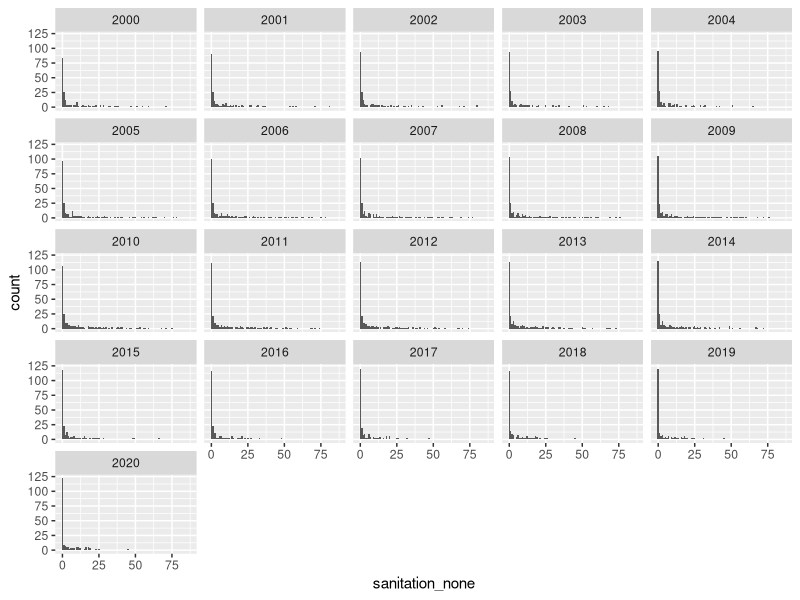
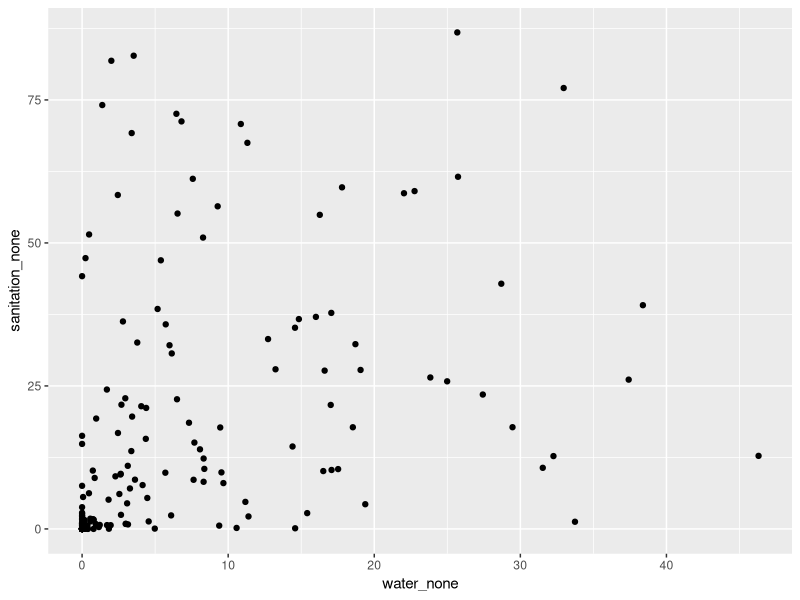
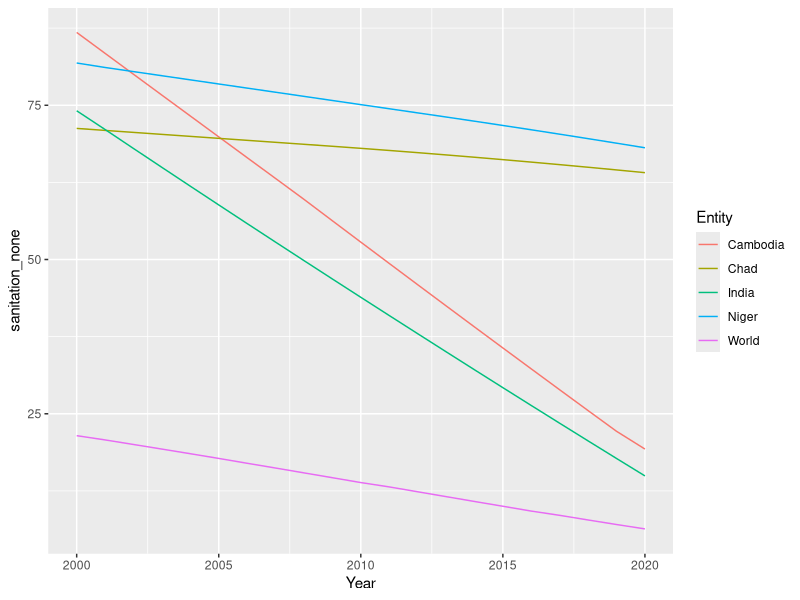

Here is the R script that generated these plots, in order:
## ---- chunk 1
library(tidyverse)
wat_san <- read_csv("data/water-and-sanitation.csv")
## ---- chunk 2
ggplot(data = wat_san, mapping = aes(x = sanitation_none)) +
  geom_histogram(binwidth = 1) +
  facet_wrap(~Year)
## ---- chunk 3
wat_san %>% 
  filter(Year == 2000) %>% 
  slice_max(sanitation_none, n = 5) %>% 
  arrange(desc(sanitation_none))
## ---- chunk 4
wat_san %>% 
  filter(Year == 2000) %>% 
  ggplot(aes(x = water_none, y = sanitation_none)) + 
  geom_point()
## ---- chunk 5
wat_san %>%
  filter(Year == 2020) %>% 
  slice_max(sanitation_none, n = 5) 
## ---- chunk 6
wat_san %>% 
  filter(Year == 2000 & Entity != "World" | Year == 2020 & Entity != "World") %>% 
  group_by(Year) %>% 
  summarize(water_none_min = min(water_none, na.rm = T),
            water_none_mean = mean(water_none, na.rm = T),
            water_none_median = median(water_none, na.rm = T),
            water_none_stdev = sd(water_none, na.rm = T),
            water_none_iqr = IQR(water_none, na.rm = T),
            water_none_max = max(water_none, na.rm = T),
            
            sanitation_none_min = min(sanitation_none, na.rm = T),
            sanitation_none_mean = mean(sanitation_none, na.rm = T),
            sanitation_none_median = median(sanitation_none, na.rm = T),
            sanitation_none_stdev = sd(sanitation_none, na.rm = T),
            sanitation_none_iqr = IQR(sanitation_none, na.rm = T),
            sanitation_none_max = max(sanitation_none, na.rm = T)

            )
  
## ---- chunk 7
wat_san %>% 
  filter(Entity == "World" | Entity == "India" | Entity == "Cambodia" | Entity == "Niger" | Entity == "Chad") %>% 
  ggplot(aes(Year, sanitation_none, color = Entity)) +
  geom_line()
